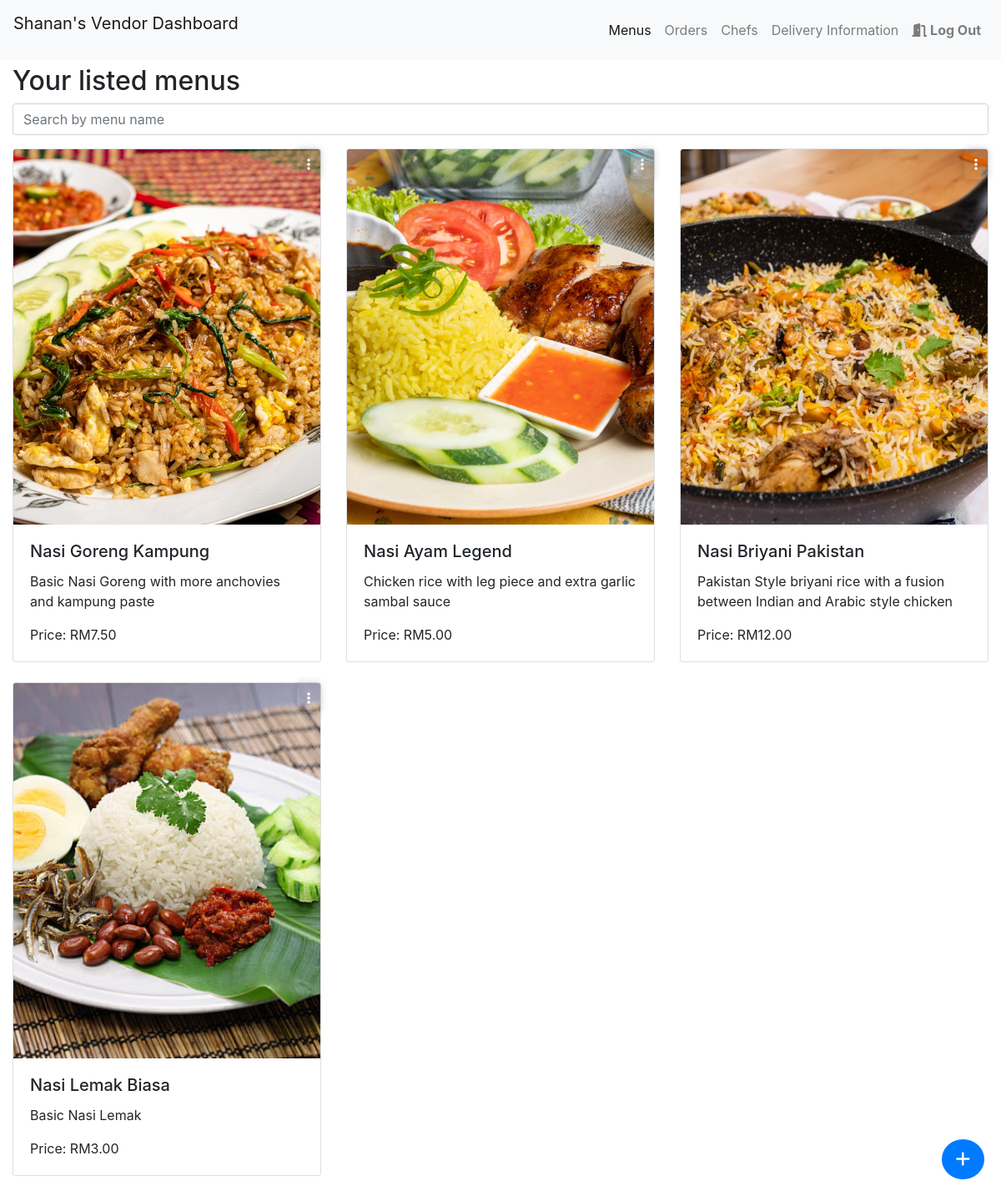
Page /vendor_dashboard.php (signed in) on the committed database.
### tables this page shows
CREATE TABLE `vendor` (
  `id` int(100) NOT NULL,
  `Vendor_Name` varchar(100) NOT NULL,
  `email` varchar(100) NOT NULL,
  `password` varchar(100) NOT NULL,
  `Vendor_Contact` varchar(100) NOT NULL
);

CREATE TABLE `menu` (
  `id` int(11) NOT NULL,
  `vendor_id` int(100) NOT NULL,
  `Item_Name` varchar(255) NOT NULL,
  `Item_Description` varchar(255) NOT NULL,
  `Price` float(5,2) NOT NULL,
  `menu_img` varchar(200) NOT NULL
);

### vendor_dashboard.php (the view, shortened to what this page needs)
<?php
include 'connection.php';
$vendor_id = $_SESSION['vendor_id'];
$result = $conn->query("SELECT * FROM menu WHERE vendor_id = $vendor_id");
$vendor_result = $conn->query("SELECT * FROM vendor WHERE id = $vendor_id");
$vendor_row = $vendor_result->fetch_assoc();
$vendor_name = $vendor_row['Vendor_Name'];
?>
<!DOCTYPE html>
<html lang="en">
<head>
    <link rel="stylesheet" href="https://maxcdn.bootstrapcdn.com/bootstrap/4.5.2/css/bootstrap.min.css">
</head>
<body>
    <?php include 'vendornav.php'; ?>
    <div class="container-fluid mt-4">
        <br>
        <h2 class="titles">Your listed menus</h2>
        <input type="text" id="menuSearch" class="form-control mb-3" placeholder="Search by menu name">
        <div class="row">
            <?php while ($menu_row = $result->fetch_assoc()) : ?>
                <div class="col-md-4 mb-4 menu-card">
                    <div class="card position-relative">
                        <div class="dropdown dropdown-menu-btn">
                            <button class="btn btn-secondary" id="dropdownMenuButton" type="button" data-toggle="modal" data-target="#editModal<?php echo $menu_row['id']; ?>">
                                <i class="fas fa-ellipsis-v"></i>
                            </button>
                        </div>
                        <img src="<?php echo $menu_row['menu_img']; ?>" class="card-img-top custom-menu-image" alt="Menu Image">
                        <div class="card-body">
                            <h5 class="card-title"><?php echo $menu_row['Item_Name']; ?></h5>
                            <p class="card-text"><?php echo $menu_row['Item_Description']; ?></p>
                            <p class="card-text">Price: RM<?php echo $menu_row['Price']; ?></p>
                        </div>
                    </div>
                </div>
            <?php endwhile; ?>
            <div class="floating-button">
                <div class="tooltip-container">
                    <button class="btn btn-primary btn-lg rounded-circle" data-toggle="modal" data-target="#addMenuModal">
                        <i class="fas fa-plus"></i>
                    </button>
                </div>
            </div>
        </div>
    </div>
</body>
</html>

### vendornav.php (shortened to what this page needs)
<nav class="navbar navbar-expand-lg navbar-light bg-light fixed-top">
    <p class="navbar-brand"><?php echo $vendor_name; ?>'s Vendor Dashboard</p>
    <div class="collapse navbar-collapse" id="navbarNav">
        <ul class="navbar-nav ml-auto">
            <li class="nav-item <?php echo basename($_SERVER['PHP_SELF']) == 'vendor_dashboard.php' ? 'active' : ''; ?>">
                <a class="nav-link" href="vendor_dashboard.php">Menus</a>
            </li>
            <li class="nav-item <?php echo basename($_SERVER['PHP_SELF']) == 'customer_order.php' ? 'active' : ''; ?>">
                <a class="nav-link" href="customer_order.php">Orders</a>
            </li>
            <li class="nav-item <?php echo basename($_SERVER['PHP_SELF']) == 'chef_info.php' ? 'active' : ''; ?>">
                <a class="nav-link" href="chef_info.php">Chefs</a>
            </li>
            <li class="nav-item <?php echo basename($_SERVER['PHP_SELF']) == 'deliveryhistory.php' ? 'active' : ''; ?>">
                <a class="nav-link" href="deliveryhistory.php">Delivery Information</a>
            </li>
            <li class="nav-item">
                <strong><a class="nav-link" href="logout.php"><i class="fa-solid fa-door-open"></i> Log Out</a></strong>
            </li>
        </ul>
    </div>
</nav>

### vendor_dashboard.php (style rules this page uses)
body { padding-top: 56px; }
@media (min-width: 768px) { body { padding-top: 0; } }
h2, h3 { margin-top: 20px; }
.dropdown-menu-btn { margin: 0; position: absolute; top: 0; right: 0; }
#dropdownMenuButton { background-color: transparent; border: none; box-shadow: 0 0 10px rgba(0, 0, 0, 0.2); }
.custom-menu-image { height: 450px; object-fit: cover; }
.titles { margin-top: 30px; }
.floating-button { position: fixed; bottom: 20px; right: 20px; z-index: 1000; }
.tooltip-container { position: relative; display: inline-block; }

### rows in the picture
vendor: Vendor_Name "Shanan"
menu: menu_img (picture), Item_Name "Nasi Goreng Kampung", Item_Description "Basic Nasi Goreng with more anchovies and kampung paste", Price "7.50"
menu: menu_img (picture), Item_Name "Nasi Ayam Legend", Item_Description "Chicken rice with leg piece and extra garlic sambal sauce", Price "5.00"
menu: menu_img (picture), Item_Name "Nasi Briyani Pakistan", Item_Description "Pakistan Style briyani rice with a fusion between Indian and Arabic style chicken", Price "12.00"
menu: menu_img (picture), Item_Name "Nasi Lemak Biasa", Item_Description "Basic Nasi Lemak", Price "3.00"
